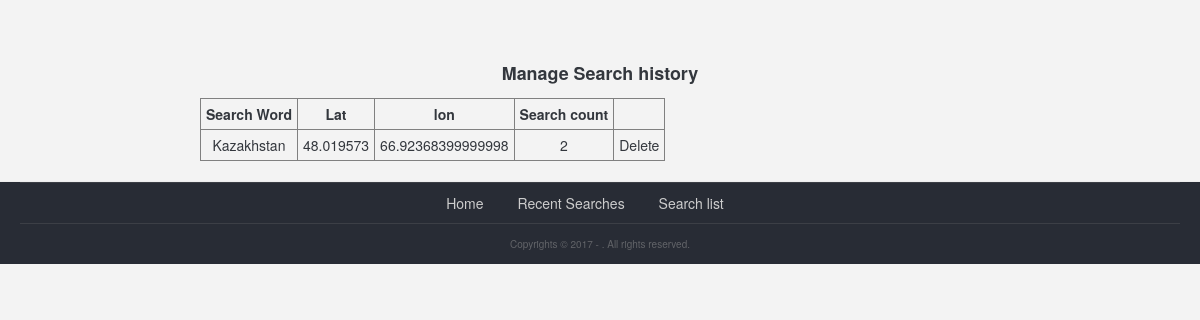
Before: /admin/manage_search.php with the older database file.
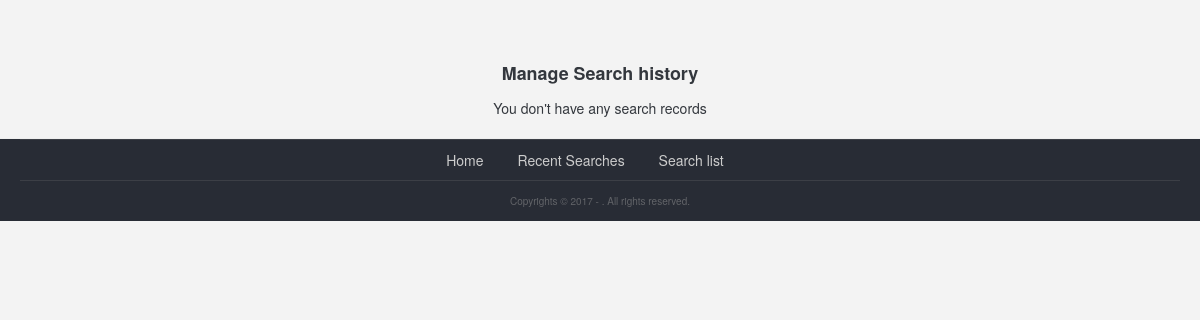
After: the same page with the newer database file.
### tables this page shows
CREATE TABLE IF NOT EXISTS `search_location` (
  `id` int(11) NOT NULL AUTO_INCREMENT,
  `latitude` double NOT NULL,
  `longitude` double NOT NULL,
  `search_words` varchar(255) NOT NULL,
  `search_count` int(11) NOT NULL,
  PRIMARY KEY (`id`),
  UNIQUE KEY `lat-lon` (`latitude`) COMMENT 'unique-lat-long'
);

### lib/form.php (called while the page is built, shortened)
<?php
$searchForm = new Gpis_Lib_Search_Form();

### lib/handle_search.php (called while the page is built, shortened)
<?php
class Gpis_Lib_Handle_Search extends Gpis_Lib_Db_Adapter
{
    public function getUsersSearchHistory()
    {
        $stmt = $this->getConnection()->prepare("SELECT * FROM search_location");
        $stmt->execute();
        $stmt->setFetchMode(PDO::FETCH_ASSOC);
        return $stmt->fetchAll();
    }
}
$searchDbHandle = new Gpis_Lib_Handle_Search(($searchForm));

### lib/db.php (called while the page is built, shortened)
<?php
class Gpis_Lib_Db_Adapter
{
    protected $_connection;
    protected function _setConnection()
    {
        try {
            $this->_connection = new PDO("mysql:host=" . DB_HOST . ";dbname=" . DB_DATABASE, DB_HOST_USERNAME, DB_HOST_PASSWORD);
            $this->_connection->setAttribute(PDO::ATTR_ERRMODE, PDO::ERRMODE_EXCEPTION);
        } catch (PDOException $e) {
            echo "Connection failed: " . $e->getMessage();
            die;
        }
    }
    public function getConnection()
    {
        return $this->_connection;
    }
}

### admin/manage_search.php (the view, shortened to what this page needs)
<?php include("../header.php"); ?>
<div id="sticky_header" class="ui sticky">
            <?php require("../lib/form.php"); ?>
            <?php require("../lib/handle_search.php"); ?>
</div>
<div class="wrapper">
    <div class="recent_search_wrap">
        <h3>Manage Search history</h3>
        <?php $recentSearches = $searchDbHandle->getUsersSearchHistory(); ?>
        <?php if (count($recentSearches) > 0): ?>
            <table border="1px">
                <tr>
                    <td><strong>Search Word</strong></td>
                    <td><strong>Lat</strong></td>
                    <td><strong>lon</strong></td>
                    <td><strong>Search count</strong></td>
                    <td>&nbsp;</td>
                </tr>
                <?php foreach ($recentSearches as $item): ?>
                    <tr>
                        <td><?= $item['search_words'] ?></td>
                        <td><?= $item['latitude'] ?></td>
                        <td><?= $item['longitude'] ?></td>
                        <td><?= $item['search_count'] ?></td>
                        <td>
                            <a href="<?= SITE_URL ?>admin/manage_search.php?action=delete&id=<?= $item['id'] ?>">Delete</a>
                        </td>
                    </tr>
                <?php endforeach; ?>
            </table>
        <?php else: ?>
            <p>You don't have any search records</p>
        <?php endif; ?>
    </div>
</div>
<?php include("../footer.php"); ?>

### header.php (shortened to what this page needs)
<!DOCTYPE html>
<html lang="en" prefix="og: http://ogp.me/ns#" class=" webp webp-alpha webp-animation webp-lossless">
<head>
    <link rel="stylesheet" type="text/css" href="<?= SITE_DIR ?>/skin/css/styles.css">
    <link rel="stylesheet" type="text/css" href="<?= SITE_DIR ?>/skin/css/custom_styles.css">
</head>
<body class="start ct-present is-responsive en">

### footer.php (shortened to what this page needs)
        <footer id="footer">
            <div class="wrapper">
                <div class="clearfix row">
                    <div class="col-m-16 col-s-16 last-footer-column footer-column">
                        <div class="col-m-16 pleft0 pr0">
                            <ul class="footer-links--big">
                                <li><a href="<?= SITE_URL ?>index.php"> Home </a></li>
                                <li><a href="<?= SITE_URL ?>recent_search.php"> Recent Searches </a></li>
                                <li><a href="<?= SITE_URL ?>placeinfo.php"> Search list </a></li>
                            </ul>
                        </div>
                    </div>
                    <div class="footer-bottom">
                        <div tabindex="0" class="col-s-16 footer-msg">
                            <div class=" row ">Copyrights © 2017 - <a href=""></a>. All rights reserved.</div>
                        </div>
                         </div>
                </div>
            </div>
        </footer>
    </body>
</html>

### skin/css/custom_styles.css (style rules this page uses)
body { overflow-y: hidden !important; }
html, body, #map { height:100%; margin:0px; padding: 0px }
.wrapper .recent_search_wrap { margin: 20px 0; text-align: center; }
#footer .wrapper { text-align: center; }
#footer .first-footer-column .footer-links--big, #footer .last-footer-column .footer-links--big { padding: 0; }
#footer .first-footer-column, #footer .last-footer-column { padding: 0; }
.wrapper .recent_search_wrap table { margin-left: 170px; }
.wrapper .recent_search_wrap table td { padding: 5px; }

Changed rows visible on the page:
removed search_location: search_words "Kazakhstan", latitude "48.019573", longitude "66.92368399999998", search_count "2"
Other visible differences:
text no longer shown: "Search Word Lat lon Search count"
text now shown: "You don't have any search records"
